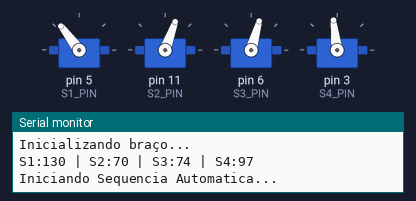
Bench run of a sketch on a simulated Arduino Uno, built with avr-gcc and run on an emulated ATmega328P. Shown: 4 × servo, the last lines printed to the serial monitor.

Above: at 1.95 s.
At 3.3 s:
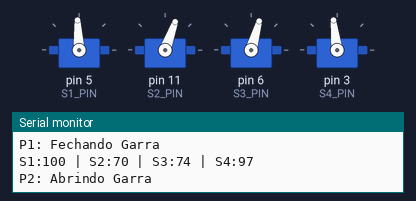
At 4.65 s:
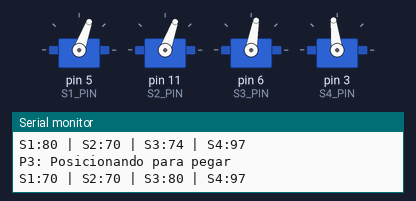
At 7.4 s:
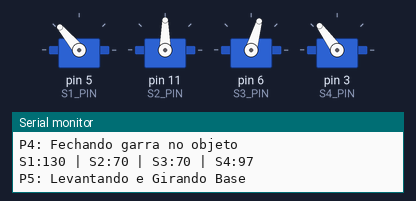
At 9.95 s:
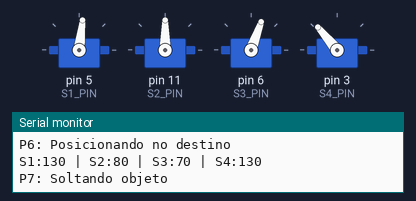
At 12.9 s:
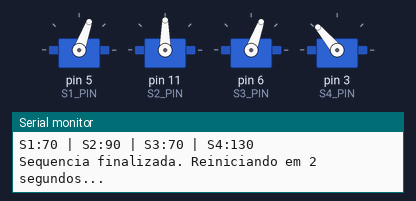
Timing chart, 0 to 16.3 s (numbered marks = the images above):
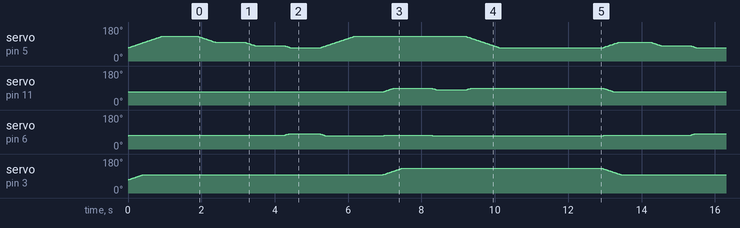

Measured:
- by itself, servo on pin 11 (S2_PIN): moves between 70° and 90°, repeating every 11.1 s

The sketch:

garra2.ino
```cpp
#include <Servo.h>

// --- Definição dos Pinos ---
#define S1_PIN 5  // Garra
#define S2_PIN 11 // Braço 2 (Profundidade)
#define S3_PIN 6  // Braço 1 (Altura)
#define S4_PIN 3  // Base

// --- Instanciando os Servos ---
Servo s1, s2, s3, s4;

// --- Variáveis de Posição Atual ---
int pos1 = 70;
int pos2 = 70;
int pos3 = 70;
int pos4 = 70;

// --- Configurações de Movimento ---
int velocidade = 15; // Milissegundos entre cada grau
int tempoPausa = 800; // Pausa entre as etapas p1, p2...

void setup() {
  Serial.begin(9600);

  // Conectando os servos
  s1.attach(S1_PIN);
  s2.attach(S2_PIN);
  s3.attach(S3_PIN);
  s4.attach(S4_PIN);

  // Leva o braço suavemente para a posição inicial (p1)
  Serial.println("Inicializando braço...");
  executarMovimento(130, 70, 74, 97);
  delay(1000);
}

void loop() {
  Serial.println("Iniciando Sequencia Automatica...");

  // Executa a sequência baseada nas suas posições p1 a p7
  p1(); delay(tempoPausa);
  p2(); delay(tempoPausa);
  p3(); delay(tempoPausa);
  p4(); delay(tempoPausa);
  p5(); delay(tempoPausa);
  p6(); delay(tempoPausa);
  p7(); delay(tempoPausa);

  Serial.println("Sequencia finalizada. Reiniciando em 2 segundos...");
  delay(2000);
}

// --- FUNÇÃO MESTRE DE MOVIMENTAÇÃO COORDENADA (Corrigida para "x") ---
void executarMovimento(int d1, int d2, int d3, int d4) {

  // TRAVA DE SEGURANÇA: Garante que nenhum comando passe de 70° ou 130°
  d1 = constrain(d1, 70, 130);
  d2 = constrain(d2, 70, 130);
  d3 = constrain(d3, 70, 130);
  d4 = constrain(d4, 70, 130);

  // Enquanto qualquer servo não estiver no destino, continue movendo
  while (pos1 != d1 || pos2 != d2 || pos3 != d3 || pos4 != d4) {

    // Servo 1 (Garra)
    if (pos1 < d1) pos1++;
    else if (pos1 > d1) pos1--;
    s1.write(pos1);

    // Servo 2 (Braço 2)
    if (pos2 < d2) pos2++;
    else if (pos2 > d2) pos2--;
    s2.write(pos2);

    // Servo 3 (Braço 1)
    if (pos3 < d3) pos3++;
    else if (pos3 > d3) pos3--;
    s3.write(pos3);

    // Servo 4 (Base)
    if (pos4 < d4) pos4++;
    else if (pos4 > d4) pos4--;
    s4.write(pos4);

    delay(velocidade); // Controla a suavidade do movimento
  }
  servosPos();
}

// --- Funções de Posição ---

void p1() {
  Serial.println("P1: Fechando Garra");
  executarMovimento(100, 70, 74, 97);
}

void p2() {
  Serial.println("P2: Abrindo Garra");
  executarMovimento(80, 70, 74, 97);
}

void p3() {
  Serial.println("P3: Posicionando para pegar");
  executarMovimento(70, 70, 80, 97);
}

void p4() {
  Serial.println("P4: Fechando garra no objeto");
  executarMovimento(130, 70, 70, 97);
}

void p5() {
  Serial.println("P5: Levantando e Girando Base");
  executarMovimento(130, 90, 74, 130);
}

void p6() {
  Serial.println("P6: Posicionando no destino");
  executarMovimento(130, 80, 70, 130);
}

void p7() {
  Serial.println("P7: Soltando objeto");
  executarMovimento(70, 90, 70, 130);
}

// --- Monitoramento ---
void servosPos() {
  Serial.print("S1:"); Serial.print(pos1);
  Serial.print(" | S2:"); Serial.print(pos2);
  Serial.print(" | S3:"); Serial.print(pos3);
  Serial.print(" | S4:"); Serial.println(pos4);
}
```
